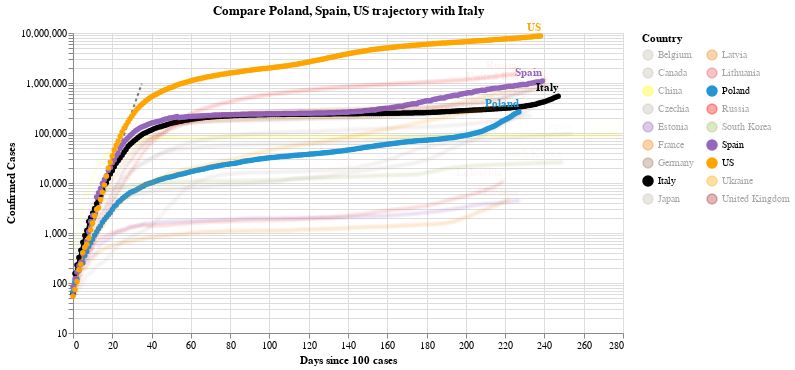

Here is the notebook cell this chart was saved with:
### Code cell
#hide_input
chart2 = make_since_chart(dff2, ['Poland', 'Spain', 'US'], baseline_countries)
chart2

### Figure 1 — Vega-Lite specification as saved in the notebook (floating-point values rounded to 4 significant figures; data arrays with more than 128 entries replaced by an {"elided": "..."} marker saying what was removed)
{"config": {"view": {"continuousWidth": 400, "continuousHeight": 300}}, "layer": [{"data": {"name": "data-628230001892d6798b50651be41d1b3e"}, "mark": {"type": "line", "color": "black", "opacity": 0.5, "strokeDash": [3, 3]}, "encoding": {"x": {"type": "quantitative", "field": "Days since 100 cases"}, "y": {"type": "quantitative", "field": "Confirmed Cases"}}}, {"data": {"name": "data-6dc257cfd7f5580468fcf338cd0f0e23"}, "mark": {"type": "line", "point": true}, "encoding": {"color": {"type": "nominal", "field": "Country", "legend": {"columns": 2}, "scale": {"domain": ["Belgium", "Canada", "China", "Czechia", "Estonia", "France", "Germany", "Italy", "Japan", "Latvia", "Lithuania", "Poland", "Russia", "South Korea", "Spain", "US", "Ukraine", "United Kingdom"], "range": ["#C1B7AD", "#C1B7AD", "yellow", "#C1B7AD", "#9467bd", "#F58518", "#9D755D", "black", "#C1B7AD", "#F58518", "#E45756", "#2495D3", "red", "#A1BA59", "#9467bd", "orange", "orange", "brown"]}}, "opacity": {"condition": {"value": 1, "selection": "selector004"}, "value": 0.05}, "tooltip": [{"type": "nominal", "field": "Country"}, {"type": "temporal", "field": "Date"}, {"type": "quantitative", "field": "Confirmed Cases"}, {"type": "quantitative", "field": "Days since 100 cases"}], "x": {"type": "quantitative", "field": "Days since 100 cases"}, "y": {"type": "quantitative", "field": "Confirmed Cases", "scale": {"type": "log"}}}, "selection": {"selector004": {"type": "multi", "fields": ["Country"], "bind": "legend", "init": [{"Country": "Poland"}, {"Country": "Spain"}, {"Country": "US"}, {"Country": "Italy"}]}}, "width": 550}, {"data": {"name": "data-6dc257cfd7f5580468fcf338cd0f0e23"}, "mark": {"type": "text", "align": "right", "dy": -8, "fontWeight": "bold"}, "encoding": {"color": {"type": "nominal", "field": "Country", "legend": {"columns": 2}, "scale": {"domain": ["Belgium", "Canada", "China", "Czechia", "Estonia", "France", "Germany", "Italy", "Japan", "Latvia", "Lithuania", "Poland", "Russia", "South Korea", "Spain", "US", "Ukraine", "United Kingdom"], "range": ["#C1B7AD", "#C1B7AD", "yellow", "#C1B7AD", "#9467bd", "#F58518", "#9D755D", "black", "#C1B7AD", "#F58518", "#E45756", "#2495D3", "red", "#A1BA59", "#9467bd", "orange", "orange", "brown"]}}, "opacity": {"condition": {"value": 1, "selection": "selector004"}, "value": 0.05}, "text": {"type": "nominal", "field": "Country"}, "tooltip": [{"type": "nominal", "field": "Country"}, {"type": "temporal", "field": "Date"}, {"type": "quantitative", "field": "Confirmed Cases"}, {"type": "quantitative", "field": "Days since 100 cases"}], "x": {"type": "quantitative", "field": "Days since 100 cases"}, "y": {"type": "quantitative", "field": "Confirmed Cases", "scale": {"type": "log"}}}, "transform": [{"filter": "(datum['Date'] >= 1603670400000)"}], "width": 550}], "title": "Compare Poland, Spain, US trajectory with Italy", "$schema": "https://vega.github.io/schema/vega-lite/v4.8.1.json", "datasets": {"data-628230001892d6798b50651be41d1b3e": [{"Days since 100 cases": 0, "Confirmed Cases": 100.0}, {"Days since 100 cases": 1, "Confirmed Cases": 130.0}, {"Days since 100 cases": 2, "Confirmed Cases": 169.0}, {"Days since 100 cases": 3, "Confirmed Cases": 219.7}, {"Days since 100 cases": 4, "Confirmed Cases": 285.6}, {"Days since 100 cases": 5, "Confirmed Cases": 371.3}, {"Days since 100 cases": 6, "Confirmed Cases": 482.7}, {"Days since 100 cases": 7, "Confirmed Cases": 627.5}, {"Days since 100 cases": 8, "Confirmed Cases": 815.7}, {"Days since 100 cases": 9, "Confirmed Cases": 1060.0}, {"Days since 100 cases": 10, "Confirmed Cases": 1379.0}, {"Days since 100 cases": 11, "Confirmed Cases": 1792.0}, {"Days since 100 cases": 12, "Confirmed Cases": 2330.0}, {"Days since 100 cases": 13, "Confirmed Cases": 3029.0}, {"Days since 100 cases": 14, "Confirmed Cases": 3937.0}, {"Days since 100 cases": 15, "Confirmed Cases": 5119.0}, {"Days since 100 cases": 16, "Confirmed Cases": 6654.0}, {"Days since 100 cases": 17, "Confirmed Cases": 8650.0}, {"Days since 100 cases": 18, "Confirmed Cases": 11250.0}, {"Days since 100 cases": 19, "Confirmed Cases": 14620.0}, {"Days since 100 cases": 20, "Confirmed Cases": 19000.0}, {"Days since 100 cases": 21, "Confirmed Cases": 24710.0}, {"Days since 100 cases": 22, "Confirmed Cases": 32120.0}, {"Days since 100 cases": 23, "Confirmed Cases": 41750.0}, {"Days since 100 cases": 24, "Confirmed Cases": 54280.0}, {"Days since 100 cases": 25, "Confirmed Cases": 70560.0}, {"Days since 100 cases": 26, "Confirmed Cases": 91730.0}, {"Days since 100 cases": 27, "Confirmed Cases": 119300.0}, {"Days since 100 cases": 28, "Confirmed Cases": 155000.0}, {"Days since 100 cases": 29, "Confirmed Cases": 201500.0}, {"Days since 100 cases": 30, "Confirmed Cases": 262000.0}, {"Days since 100 cases": 31, "Confirmed Cases": 340600.0}, {"Days since 100 cases": 32, "Confirmed Cases": 442800.0}, {"Days since 100 cases": 33, "Confirmed Cases": 575600.0}, {"Days since 100 cases": 34, "Confirmed Cases": 748300.0}, {"Days since 100 cases": 35, "Confirmed Cases": 972800.0}], "data-6dc257cfd7f5580468fcf338cd0f0e23": {"elided": "4281 records"}}}
